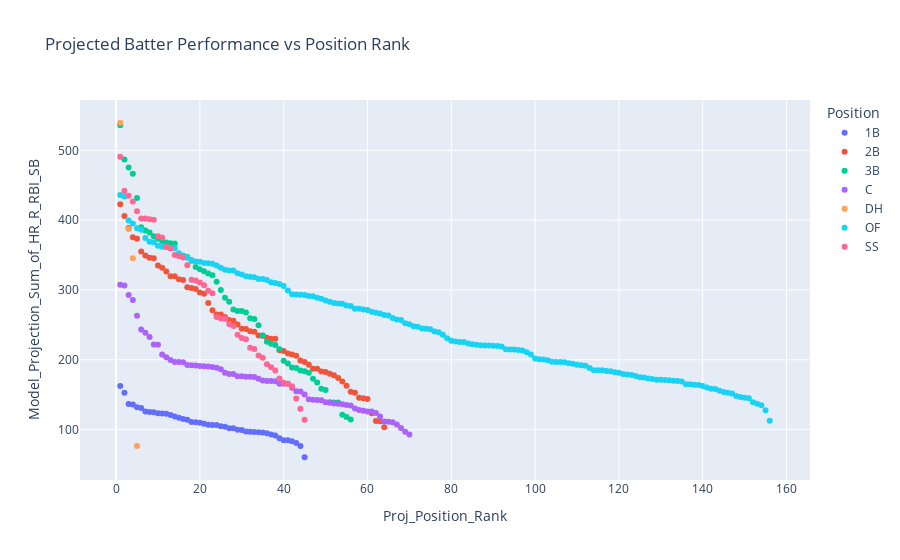

Source (notebook cell):
### Code cell
overall_batter_rankings = pd.read_csv('projections/batters/2023_overall_batter_rankings.csv')

import plotly.express as px

def plot_pos_rank(df, stat, title, groupby_col, plot_filename):
    df_plot = px.scatter(df, x="Proj_Position_Rank", y=stat, color=groupby_col, hover_data=['Name', stat], title=title)
    df_plot.write_html(plot_filename)
    df_plot.show()

plot_pos_rank(overall_batter_rankings, 'Model_Projection_Sum_of_HR_R_RBI_SB', 'Projected Batter Performance vs Position Rank', 'Position', 'plots/2023_overall_batter_projections.html')

### Figure 1 — Plotly figure (JSON) as saved in the notebook; plotly's stock layout.template omitted (floating-point values rounded to 4 significant figures; data arrays with more than 128 entries replaced by an {"elided": "..."} marker saying what was removed)
{"data": [{"customdata": [["Freddie Freeman"], ["Paul Goldschmidt"], ["Nathaniel Lowe"], ["Jose Abreu"], ["Matt Olson"], ["Pete Alonso"], ["Ryan Mountcastle"], ["C.J. Cron"], ["Jared Walsh"], ["Christian Walker"], ["Anthony Rizzo"], ["Rhys Hoskins"], ["Brandon Belt"], ["Yuli Gurriel"], ["Eric Hosmer"], ["Josh Bell"], ["Bobby Dalbec"], ["Joey Votto"], ["Brad Miller"], ["Trey Mancini"], ["Pavin Smith"], ["Rowdy Tellez"], ["Carlos Santana"], ["Frank Schwindel"], ["Luke Voit"], ["Keston Hiura"], ["Ji-Man Choi"], ["Jesus Aguilar"], ["Dominic Smith"], ["Miguel Cabrera"], ["Vinnie Pasquantino"], ["Alfonso Rivas"], ["Miguel Sano"], ["Colin Moran"], ["Albert Pujols"], ["Daniel Vogelbach"], ["Matt Beaty"], ["Juan Yepez"], ["Alex Kirilloff"], ["Bobby Bradley"], ["Ryan O'Hearn"], ["Yoshi Tsutsugo"], ["Spencer Torkelson"], ["Lewin Diaz"], ["Mike Ford"]], "hovertemplate": "Position=1B<br>Proj_Position_Rank=%{x}<br>Model_Projection_Sum_of_HR_R_RBI_SB=%{y}<br>Name=%{customdata[0]}<extra></extra>", "legendgroup": "1B", "marker": {"color": "#636efa", "symbol": "circle"}, "mode": "markers", "name": "1B", "orientation": "v", "showlegend": true, "type": "scatter", "x": [1, 2, 3, 4, 5, 6, 7, 8, 9, 10, 11, 12, 13, 14, 15, 16, 17, 18, 19, 20, 21, 22, 23, 24, 25, 26, 27, 28, 29, 30, 31, 32, 33, 34, 35, 36, 37, 38, 39, 40, 41, 42, 43, 44, 45], "xaxis": "x", "y": [162.5, 152.7, 136.8, 136.0, 132.2, 131.0, 126.1, 125.3, 125.0, 123.5, 123.1, 122.6, 120.8, 118.9, 116.8, 115.2, 114.2, 111.1, 110.6, 109.7, 108.5, 106.9, 106.6, 106.5, 104.7, 104.2, 102.1, 102.0, 99.63, 99.35, 97.25, 96.86, 96.53, 96.34, 96.03, 94.63, 93.13, 91.5, 87.67, 84.83, 84.72, 83.47, 80.8, 76.52, 60.41], "yaxis": "y"}, {"customdata": [["Marcus Semien"], ["Jose Altuve"], ["Jake Cronenworth"], ["Max Muncy"], ["Tommy Edman"], ["Chris Taylor"], ["Whit Merrifield"], ["Ty France"], ["Brandon Lowe"], ["Kolten Wong"], ["Cesar Hernandez"], ["Ozzie Albies"], ["Adam Frazier"], ["Jeff McNeil"], ["Ketel Marte"], ["Jean Segura"], ["Josh Rojas"], ["Jonathan India"], ["Luis Arraez"], ["Jonathan Schoop"], ["Enrique Hernandez"], ["Tony Kemp"], ["Gavin Lux"], ["Dylan Moore"], ["Josh Harrison"], ["Brendan Rodgers"], ["Garrett Hampson"], ["Rougned Odor"], ["Willi Castro"], ["David Fletcher"], ["Nico Hoerner"], ["Donovan Solano"], ["Jon Berti"], ["Matt Carpenter"], ["Thairo Estrada"], ["Ramon Urias"], ["Jace Peterson"], ["Nick Solak"], ["Hanser Alberto"], ["Leury Garcia"], ["Luis Garcia"], ["Michael Chavis"], ["Harold Castro"], ["Tommy La Stella"], ["Jed Lowrie"], ["Mike Brosseau"], ["Christian Arroyo"], ["David Bote"], ["Mauricio Dubon"], ["Brendan Donovan"], ["Josh VanMeter"], ["Marwin Gonzalez"], ["Owen Miller"], ["Rodolfo Castro"], ["Zach McKinstry"], ["Nick Madrigal"], ["Andy Ibanez"], ["Wilmer Difo"], ["Danny Mendick"], ["Robinson Cano"], ["Johan Camargo"], ["Sheldon Neuse"], ["Josh Smith"], ["Ernie Clement"]], "hovertemplate": "Position=2B<br>Proj_Position_Rank=%{x}<br>Model_Projection_Sum_of_HR_R_RBI_SB=%{y}<br>Name=%{customdata[0]}<extra></extra>", "legendgroup": "2B", "marker": {"color": "#EF553B", "symbol": "circle"}, "mode": "markers", "name": "2B", "orientation": "v", "showlegend": true, "type": "scatter", "x": [1, 2, 3, 4, 5, 6, 7, 8, 9, 10, 11, 12, 13, 14, 15, 16, 17, 18, 19, 20, 21, 22, 23, 24, 25, 26, 27, 28, 29, 30, 31, 32, 33, 34, 35, 36, 37, 38, 39, 40, 41, 42, 43, 44, 45, 46, 47, 48, 49, 50, 51, 52, 53, 54, 55, 56, 57, 58, 59, 60, 61, 62, 63, 64], "xaxis": "x", "y": [422.9, 406.0, 388.9, 375.5, 373.4, 355.1, 349.6, 346.2, 345.6, 335.0, 331.9, 326.7, 319.7, 319.6, 315.5, 314.4, 303.9, 302.7, 301.4, 296.4, 294.7, 281.2, 270.9, 265.1, 265.0, 261.2, 256.9, 256.0, 250.4, 244.5, 244.0, 241.0, 240.3, 234.8, 234.3, 231.5, 230.3, 230.3, 213.6, 212.5, 209.2, 207.5, 205.7, 198.9, 196.8, 192.8, 187.3, 187.3, 183.3, 182.4, 180.1, 177.9, 173.9, 168.8, 162.9, 154.3, 152.9, 145.8, 145.0, 143.9, 123.6, 112.3, 112.0, 103.3], "yaxis": "y"}, {"customdata": [["Jose Ramirez"], ["Manny Machado"], ["Rafael Devers"], ["Austin Riley"], ["Nolan Arenado"], ["Justin Turner"], ["Matt Chapman"], ["Eugenio Suarez"], ["Alex Bregman"], ["Ryan McMahon"], ["Eduardo Escobar"], ["Yandy Diaz"], ["DJ LeMahieu"], ["Jeimer Candelario"], ["Josh Donaldson"], ["Wilmer Flores"], ["Yoan Moncada"], ["Luis Urias"], ["Gio Urshela"], ["Kris Bryant"], ["Hunter Dozier"], ["Patrick Wisdom"], ["Alec Bohm"], ["Joey Wendle"], ["Ke'Bryan Hayes"], ["J.D. Davis"], ["Evan Longoria"], ["Jonathan Villar"], ["Brian Anderson"], ["Brandon Drury"], ["Cavan Biggio"], ["Anthony Rendon"], ["Santiago Espinal"], ["Maikel Franco"], ["Aledmys Diaz"], ["Mike Moustakas"], ["Abraham Toro"], ["Jose Miranda"], ["Isaac Paredes"], ["Adalberto Mondesi"], ["Emmanuel Rivera"], ["Nolan Gorman"], ["Luis Guillorme"], ["Phil Gosselin"], ["Matt Duffy"], ["Yu Chang"], ["Travis Shaw"], ["Charlie Culberson"], ["Tyler Wade"], ["Jack Mayfield"], ["Ildemaro Vargas"], ["Erik Gonzalez"], ["Willians Astudillo"], ["Kelvin Gutierrez"], ["Matt Reynolds"], ["Vimael Machin"]], "hovertemplate": "Position=3B<br>Proj_Position_Rank=%{x}<br>Model_Projection_Sum_of_HR_R_RBI_SB=%{y}<br>Name=%{customdata[0]}<extra></extra>", "legendgroup": "3B", "marker": {"color": "#00cc96", "symbol": "circle"}, "mode": "markers", "name": "3B", "orientation": "v", "showlegend": true, "type": "scatter", "x": [1, 2, 3, 4, 5, 6, 7, 8, 9, 10, 11, 12, 13, 14, 15, 16, 17, 18, 19, 20, 21, 22, 23, 24, 25, 26, 27, 28, 29, 30, 31, 32, 33, 34, 35, 36, 37, 38, 39, 40, 41, 42, 43, 44, 45, 46, 47, 48, 49, 50, 51, 52, 53, 54, 55, 56], "xaxis": "x", "y": [536.0, 486.8, 475.6, 466.6, 431.8, 389.8, 385.3, 382.3, 376.8, 373.6, 370.3, 367.9, 367.0, 366.7, 349.0, 348.9, 347.2, 341.8, 333.0, 329.9, 326.8, 323.7, 321.0, 311.9, 300.0, 288.8, 283.2, 272.0, 270.0, 269.9, 267.8, 259.6, 258.4, 249.6, 234.8, 225.9, 223.0, 221.0, 215.0, 198.8, 194.8, 189.0, 188.3, 184.5, 183.8, 181.4, 172.8, 167.6, 158.7, 156.9, 139.2, 139.0, 138.7, 121.3, 118.1, 114.4], "yaxis": "y"}, {"customdata": [["Salvador Perez"], ["J.T. Realmuto"], ["Will Smith"], ["Willson Contreras"], ["Sean Murphy"], ["Daulton Varsho"], ["Christian Vazquez"], ["Gary Sanchez"], ["Travis d'Arnaud"], ["Yasmani Grandal"], ["Alejandro Kirk"], ["Eric Haase"], ["Jacob Stallings"], ["Tyler Stephenson"], ["Elias Diaz"], ["William Contreras"], ["Carson Kelly"], ["Martin Maldonado"], ["Austin Nola"], ["Max Stassi"], ["Yan Gomes"], ["Omar Narvaez"], ["Danny Jansen"], ["Mike Zunino"], ["Victor Caratini"], ["Yadier Molina"], ["Mitch Garver"], ["Jonah Heim"], ["Jorge Alfaro"], ["James McCann"], ["Jose Trevino"], ["Adley Rutschman"], ["Tucker Barnhart"], ["Cal Raleigh"], ["Luis Torrens"], ["Pedro Severino"], ["Francisco Mejia"], ["Ryan Jeffers"], ["Francisco Mejia"], ["Pedro Severino"], ["MJ Melendez"], ["Curt Casali"], ["Keibert Ruiz"], ["Austin Barnes"], ["Kyle Higashioka"], ["Kevin Plawecki"], ["Kurt Suzuki"], ["Joey Bart"], ["Nick Fortes"], ["Tom Murphy"], ["Tomas Nido"], ["Christian Bethancourt"], ["Reese McGuire"], ["Austin Hedges"], ["Jason Castro"], ["Stephen Vogt"], ["Manny Pina"], ["Seby Zavala"], ["Dom Nunez"], ["Andrew Knizner"], ["Robinson Chirinos"], ["Zack Collins"], ["Riley Adams"], ["Austin Wynns"], ["Michael Perez"], ["Roberto Perez"], ["P.J. Higgins"], ["Sandy Leon"], ["Andrew Knapp"], ["Austin Romine"]], "hovertemplate": "Position=C<br>Proj_Position_Rank=%{x}<br>Model_Projection_Sum_of_HR_R_RBI_SB=%{y}<br>Name=%{customdata[0]}<extra></extra>", "legendgroup": "C", "marker": {"color": "#ab63fa", "symbol": "circle"}, "mode": "markers", "name": "C", "orientation": "v", "showlegend": true, "type": "scatter", "x": [1, 2, 3, 4, 5, 6, 7, 8, 9, 10, 11, 12, 13, 14, 15, 16, 17, 18, 19, 20, 21, 22, 23, 24, 25, 26, 27, 28, 29, 30, 31, 32, 33, 34, 35, 36, 37, 38, 39, 40, 41, 42, 43, 44, 45, 46, 47, 48, 49, 50, 51, 52, 53, 54, 55, 56, 57, 58, 59, 60, 61, 62, 63, 64, 65, 66, 67, 68, 69, 70], "xaxis": "x", "y": [307.6, 306.4, 292.8, 285.8, 263.2, 243.5, 238.9, 232.6, 221.8, 221.6, 207.7, 203.8, 199.6, 196.9, 196.9, 196.4, 192.4, 192.2, 191.9, 191.0, 190.6, 190.5, 189.8, 188.6, 186.6, 181.4, 179.8, 179.6, 176.5, 176.4, 175.8, 175.6, 175.3, 172.8, 170.4, 169.7, 169.7, 169.4, 165.6, 165.6, 165.5, 160.1, 155.0, 154.5, 150.4, 143.4, 142.8, 142.3, 142.0, 139.3, 138.4, 137.4, 137.0, 136.3, 135.2, 134.6, 130.2, 128.0, 127.2, 126.0, 125.8, 123.7, 118.6, 111.6, 111.2, 110.7, 107.2, 102.4, 97.04, 92.84], "yaxis": "y"}, {"customdata": [["Shohei Ohtani"], ["J.D. Martinez"], ["Nelson Cruz"], ["Franmil Reyes"], ["Yermin Mercedes"]], "hovertemplate": "Position=DH<br>Proj_Position_Rank=%{x}<br>Model_Projection_Sum_of_HR_R_RBI_SB=%{y}<br>Name=%{customdata[0]}<extra></extra>", "legendgroup": "DH", "marker": {"color": "#FFA15A", "symbol": "circle"}, "mode": "markers", "name": "DH", "orientation": "v", "showlegend": true, "type": "scatter", "x": [1, 2, 3, 4, 5], "xaxis": "x", "y": [539.6, 434.8, 387.5, 345.3, 76.54], "yaxis": "y"}, {"customdata": {"elided": "156x1 str values"}, "hovertemplate": "Position=OF<br>Proj_Position_Rank=%{x}<br>Model_Projection_Sum_of_HR_R_RBI_SB=%{y}<br>Name=%{customdata[0]}<extra></extra>", "legendgroup": "OF", "marker": {"color": "#19d3f3", "symbol": "circle"}, "mode": "markers", "name": "OF", "orientation": "v", "showlegend": true, "type": "scatter", "x": {"elided": "156 int values"}, "xaxis": "x", "y": {"elided": "156 float values"}, "yaxis": "y"}, {"customdata": [["Trea Turner"], ["Dansby Swanson"], ["Xander Bogaerts"], ["Bo Bichette"], ["Willy Adames"], ["Francisco Lindor"], ["Trevor Story"], ["Carlos Correa"], ["Corey Seager"], ["Jorge Polanco"], ["Javier Baez"], ["Brandon Crawford"], ["Tim Anderson"], ["J.P. Crawford"], ["Gleyber Torres"], ["Amed Rosario"], ["Isiah Kiner-Falefa"], ["Elvis Andrus"], ["Kyle Farmer"], ["Jose Iglesias"], ["Andres Gimenez"], ["Miguel Rojas"], ["Nicky Lopez"], ["Jorge Mateo"], ["Didi Gregorius"], ["Wander Franco"], ["Kevin Newman"], ["Paul DeJong"], ["Nick Ahmed"], ["Luis Rengifo"], ["Jeremy Pena"], ["Oneil Cruz"], ["Edmundo Sosa"], ["Niko Goodrum"], ["Taylor Walls"], ["Sergio Alcantara"], ["Bryson Stott"], ["Alcides Escobar"], ["Andrew Velazquez"], ["Diego Castillo"], ["Geraldo Perdomo"], ["Andrelton Simmons"], ["CJ Abrams"], ["Nick Allen"], ["Jose Barrero"]], "hovertemplate": "Position=SS<br>Proj_Position_Rank=%{x}<br>Model_Projection_Sum_of_HR_R_RBI_SB=%{y}<br>Name=%{customdata[0]}<extra></extra>", "legendgroup": "SS", "marker": {"color": "#FF6692", "symbol": "circle"}, "mode": "markers", "name": "SS", "orientation": "v", "showlegend": true, "type": "scatter", "x": [1, 2, 3, 4, 5, 6, 7, 8, 9, 10, 11, 12, 13, 14, 15, 16, 17, 18, 19, 20, 21, 22, 23, 24, 25, 26, 27, 28, 29, 30, 31, 32, 33, 34, 35, 36, 37, 38, 39, 40, 41, 42, 43, 44, 45], "xaxis": "x", "y": [491.0, 442.2, 435.0, 426.8, 412.9, 402.5, 402.4, 401.2, 400.8, 377.2, 375.2, 361.9, 359.3, 350.2, 348.7, 346.6, 335.4, 314.8, 313.5, 310.6, 306.8, 298.9, 295.4, 261.3, 259.1, 258.8, 251.2, 248.4, 236.0, 231.3, 229.6, 217.4, 215.3, 206.0, 202.8, 193.6, 189.2, 184.7, 173.2, 167.1, 165.6, 162.1, 144.4, 130.0, 114.3], "yaxis": "y"}], "layout": {"legend": {"title": {"text": "Position"}, "tracegroupgap": 0}, "title": {"text": "Projected Batter Performance vs Position Rank"}, "xaxis": {"anchor": "y", "domain": [0, 1], "title": {"text": "Proj_Position_Rank"}}, "yaxis": {"anchor": "x", "domain": [0, 1], "title": {"text": "Model_Projection_Sum_of_HR_R_RBI_SB"}}}}
